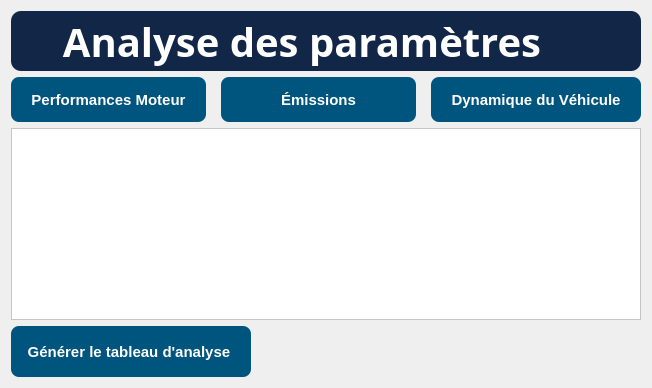
             <widget class="QWidget" name="page_5">
              <layout class="QGridLayout" name="gridLayout">
               <item row="3" column="0">
                <widget class="QPushButton" name="Generate_report_button">
                 <property name="minimumSize">
                  <size>
                   <width>240</width>
                   <height>51</height>
                  </size>
                 </property>
                 <property name="maximumSize">
                  <size>
                   <width>240</width>
                   <height>51</height>
                  </size>
                 </property>
                 <property name="styleSheet">
                  <string notr="true">QPushButton{
 background-color: rgb(0, 85, 127);;
 color: white;
 border: none;
 border-radius: 8px;
 font-weight: bold;
 font-size:15px
}

</string>
                 </property>
                 <property name="text">
                  <string>Générer le tableau d'analyse </string>
                 </property>
                 <property name="checkable">
                  <bool>true</bool>
                 </property>
                 <property name="autoExclusive">
                  <bool>true</bool>
                 </property>
                </widget>
               </item>
               <item row="2" column="0">
                <widget class="QChartView" name="graphicsView">
                 <property name="styleSheet">
                  <string notr="true">background-color: rgb(85, 255, 127);
background-color: rgb(255, 255, 255);</string>
                 </property>
                </widget>
               </item>
               <item row="1" column="0">
                <layout class="QHBoxLayout" name="horizontalLayout_6">
                 <property name="spacing">
                  <number>15</number>
                 </property>
                 <item>
                  <widget class="QPushButton" name="performance_moteur">
                   <property name="minimumSize">
                    <size>
                     <width>195</width>
                     <height>45</height>
                    </size>
                   </property>
                   <property name="styleSheet">
                    <string notr="true">QPushButton{
 background-color: rgb(0, 85, 127);;
 color: white;
 border: none;
 border-radius: 8px;
 font-weight: bold;
 font-size:15px
}

</string>
                   </property>
                   <property name="text">
                    <string>Performances Moteur</string>
                   </property>
                   <property name="icon">
                    <iconset resource="resources.qrc">
                     <normaloff>:/&lt;no prefix&gt;/icons/icons8-lightning-bolt-50.png</normaloff>:/&lt;no prefix&gt;/icons/icons8-lightning-bolt-50.png</iconset>
                   </property>
                   <property name="iconSize">
                    <size>
                     <width>32</width>
                     <height>29</height>
                    </size>
                   </property>
                   <property name="checkable">
                    <bool>true</bool>
                   </property>
                   <property name="autoExclusive">
                    <bool>true</bool>
                   </property>
                  </widget>
                 </item>
                 <item>
                  <widget class="QPushButton" name="emissions">
                   <property name="minimumSize">
                    <size>
                     <width>195</width>
                     <height>45</height>
                    </size>
                   </property>
                   <property name="styleSheet">
                    <string notr="true">QPushButton{
 background-color: rgb(0, 85, 127);;
 color: white;
 border: none;
 border-radius: 8px;
 font-weight: bold;
 font-size:15px
}

</string>
                   </property>
                   <property name="text">
                    <string>Émissions</string>
                   </property>
                   <property name="icon">
                    <iconset resource="resources.qrc">
                     <normaloff>:/&lt;no prefix&gt;/icons/icons8-car-emissions-64.png</normaloff>:/&lt;no prefix&gt;/icons/icons8-car-emissions-64.png</iconset>
                   </property>
                   <property name="iconSize">
                    <size>
                     <width>57</width>
                     <height>41</height>
                    </size>
                   </property>
                   <property name="checkable">
                    <bool>true</bool>
                   </property>
                   <property name="autoExclusive">
                    <bool>true</bool>
                   </property>
                  </widget>
                 </item>
                 <item>
                  <widget class="QPushButton" name="resistance_force">
                   <property name="minimumSize">
                    <size>
                     <width>210</width>
                     <height>45</height>
                    </size>
                   </property>
                   <property name="styleSheet">
                    <string notr="true">QPushButton{
 background-color: rgb(0, 85, 127);;
 color: white;
 border: none;
 border-radius: 8px;
 font-weight: bold;
 font-size:15px
}

</string>
                   </property>
                   <property name="text">
                    <string>Dynamique du Véhicule</string>
                   </property>
                   <property name="icon">
                    <iconset resource="resources.qrc">
                     <normaloff>:/&lt;no prefix&gt;/icons/icons8-wheel-64.png</normaloff>:/&lt;no prefix&gt;/icons/icons8-wheel-64.png</iconset>
                   </property>
                   <property name="iconSize">
                    <size>
                     <width>28</width>
                     <height>26</height>
                    </size>
                   </property>
                   <property name="checkable">
                    <bool>true</bool>
                   </property>
                   <property name="autoExclusive">
                    <bool>true</bool>
                   </property>
                  </widget>
                 </item>
                </layout>
               </item>
               <item row="0" column="0">
                <widget class="QLabel" name="label_8">
                 <property name="minimumSize">
                  <size>
                   <width>0</width>
                   <height>60</height>
                  </size>
                 </property>
                 <property name="font">
                  <font>
                   <family>Lucida Bright</family>
                   <pointsize>30</pointsize>
                   <weight>75</weight>
                   <bold>true</bold>
                  </font>
                 </property>
                 <property name="styleSheet">
                  <string notr="true">QLabel {
    border-radius: 10px; 
color: rgb(255, 255, 255);
background-color: rgb(18, 39, 72);

}</string>
                 </property>
                 <property name="text">
                  <string>     Analyse des paramètres</string>
                 </property>
                </widget>
               </item>
              </layout>
             </widget>
